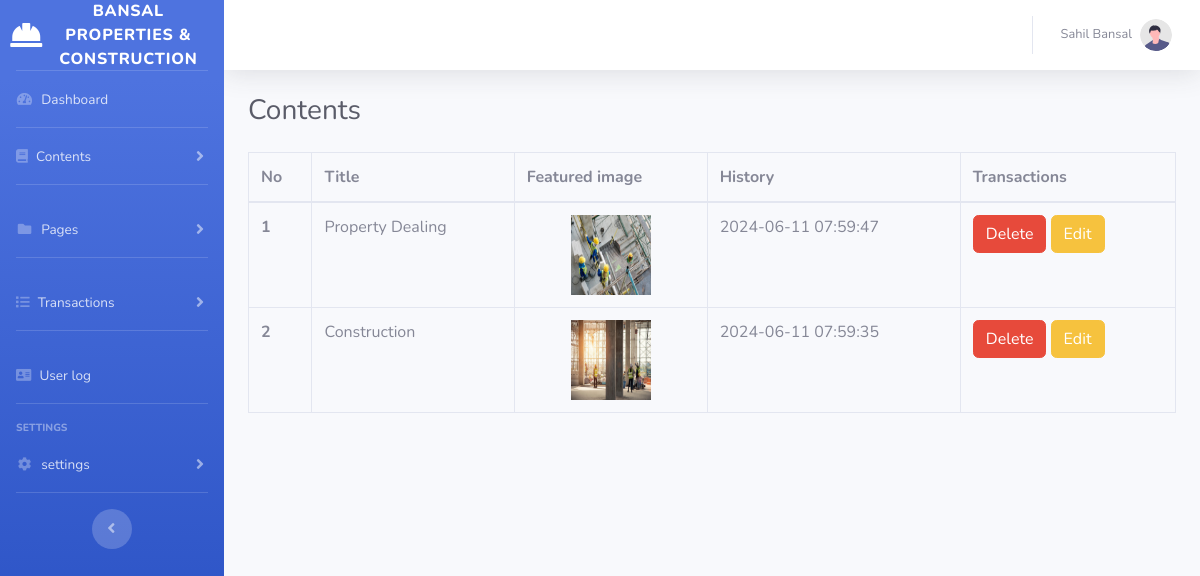
Page /admin/show_contents.php (signed in) on the committed database.
### tables this page shows
CREATE TABLE `articles` (
  `id` int(11) NOT NULL,
  `title` varchar(255) NOT NULL,
  `contents` longtext NOT NULL,
  `yazi_image` varchar(255) NOT NULL,
  `history` timestamp NOT NULL DEFAULT current_timestamp() ON UPDATE current_timestamp()
);

### admin/show_contents.php (the view, shortened to what this page needs)
<?php
require ("connection.php");
$query = $pdo->query("SELECT * FROM admin")->fetch();
?>
<!DOCTYPE html>
<html lang="en-gb">
<head>
    <link href="vendor/fontawesome-free/css/all.min.css" rel="stylesheet" type="text/css">
    <link href="css/sb-admin-2.min.css" rel="stylesheet">
    <link rel="stylesheet" href="https://cdn.jsdelivr.net/npm/@fancyapps/ui@4.0/dist/fancybox.css" />
</head>
<body id="page-top">
<div id="wrapper">
    <?php
    include "templates/nav.php"
    ?>
    <div id="content-wrapper" class="d-flex flex-column">
        <div id="content">
            <nav class="navbar navbar-expand navbar-light bg-white topbar mb-4 static-top shadow">
                <ul class="navbar-nav ml-auto">
                    <li class="nav-item dropdown no-arrow">
                        <a class="nav-link dropdown-toggle" href="#" id="userDropdown" role="button"
                           data-toggle="dropdown" aria-haspopup="true" aria-expanded="false">
                            <span class="mr-2 d-none d-lg-inline text-gray-600 small"><?php echo $query["first_name"]." ". $query["last_name"] ?></span>
                            <img class="img-profile rounded-circle"
                                 src="img/undraw_profile.svg">
                        </a>
                    </li>
                </ul>
            </nav>
            <div class="container-fluid">
                <h1 class="h3 mb-4 text-gray-800">Contents</h1>
                <div>
                    <form action="">
                        <div class="row">
                            <div class="col-md-12">
                                <table class="table table-bordered w-100">
                                    <thead>
                                    <tr>
                                        <th scope="col">No</th>
                                        <th scope="col">Title</th>
                                        <th scope="col">Featured image</th>
                                        <th scope="col">History</th>
                                        <th scope="col">Transactions</th>
                                    </tr>
                                    </thead>
                                    <tbody>
                                    <?php
                                    $data = $pdo->query("SELECT * FROM articles")->fetchAll();
                                    $say=1;
                                    ?>
                                    <?php foreach ($data as $yazi): ?>
                                    <tr>
                                        <th scope="row"><?php echo $say++ ?></th>
                                        <td><?php echo $yazi["title"] ?></td>
                                        <td class="text-center"><img data-fancybox  src="<?php echo "../".$yazi["yazi_image"] ?>" height="80" width="80" alt=""></td>
                                        <td><?php echo $yazi["history"] ?></td>
                                        <td>
                                            <div  role="group" aria-label="Basic example">
                                                <a href="<?php echo "ajax/content_delete.php?sil_id=".$yazi["id"] ?>" type="button" class="btn btn-danger">Delete</a>
                                                <a href="<?php echo "content-edit.php?id=".$yazi["id"] ?>" type="button" class="btn btn-warning">Edit</a>
                                            </div>
                                        </td>
                                    </tr>
                                    <?php endforeach; ?>
                                    </tbody>
                                </table>
                            </div>
                        </div>
                    </form>
                </div>
            </div>
        </div>
    </div>
</div>
</body>
</html>

### admin/templates/nav.php (shortened to what this page needs)
<ul class="navbar-nav bg-gradient-primary sidebar sidebar-dark accordion" id="accordionSidebar">
    <a class="sidebar-brand d-flex align-items-center justify-content-center" href="index.php">
        <i class="fas fa-hard-hat fa-2x"></i>
        <div class="sidebar-brand-text mx-3">Bansal Properties & Construction</div>
    </a>
    <hr class="sidebar-divider my-0">
    <li class="nav-item">
        <a class="nav-link" href="index.php">
            <i class="fas fa-fw fa-tachometer-alt"></i>
            <span>Dashboard</span></a>
    </li>
    <hr class="sidebar-divider my-0">
    <li class="nav-item">
        <a class="nav-link collapsed" href="#" data-toggle="collapse" data-target="#asd"
           aria-expanded="true" aria-controls="collapsePages">
            <i class="fas fa-book"></i>
            <span>Contents</span>
        </a>
    </li>
    <hr class="sidebar-divider">
    <li class="nav-item">
        <a class="nav-link collapsed" href="#" data-toggle="collapse" data-target="#collapsePages"
           aria-expanded="true" aria-controls="collapsePages">
            <i class="fas fa-fw fa-folder"></i>
            <span>Pages</span>
        </a>
    </li>
    <hr class="sidebar-divider">
    <li class="nav-item">
        <a class="nav-link collapsed" href="#" data-toggle="collapse" data-target="#islem"
           aria-expanded="true" aria-controls="collapsePages">
            <i class="fas fa-list" aria-hidden="true"></i>
            <span>Transactions</span>
        </a>
    </li>
    <hr class="sidebar-divider">
    <li class="nav-item">
        <a class="nav-link" href="log-islem.php">
            <i class="fas fa-address-card"></i>
            <span>User log</span></a>
    </li>
    <hr class="sidebar-divider">
    <div class="sidebar-heading">
        settings
    </div>
    <li class="nav-item">
        <a class="nav-link collapsed" href="#" data-toggle="collapse" data-target="#ayar"
           aria-expanded="true" aria-controls="collapsePages">
            <i class="fas fa-fw fa-cog"></i>
            <span>settings</span>
        </a>
    </li>
    <hr class="sidebar-divider d-none d-md-block">
    <div class="text-center d-none d-md-inline">
        <button class="rounded-circle border-0" id="sidebarToggle"></button>
    </div>
</ul>

### rows in the picture
articles: title "Property Dealing", yazi_image (picture), history "2024-06-11 07:59:47"
articles: title "Construction", yazi_image (picture), history "2024-06-11 07:59:35"

### other values in the picture
$query["first_name"] "Sahil"
$query["last_name"] "Bansal"
